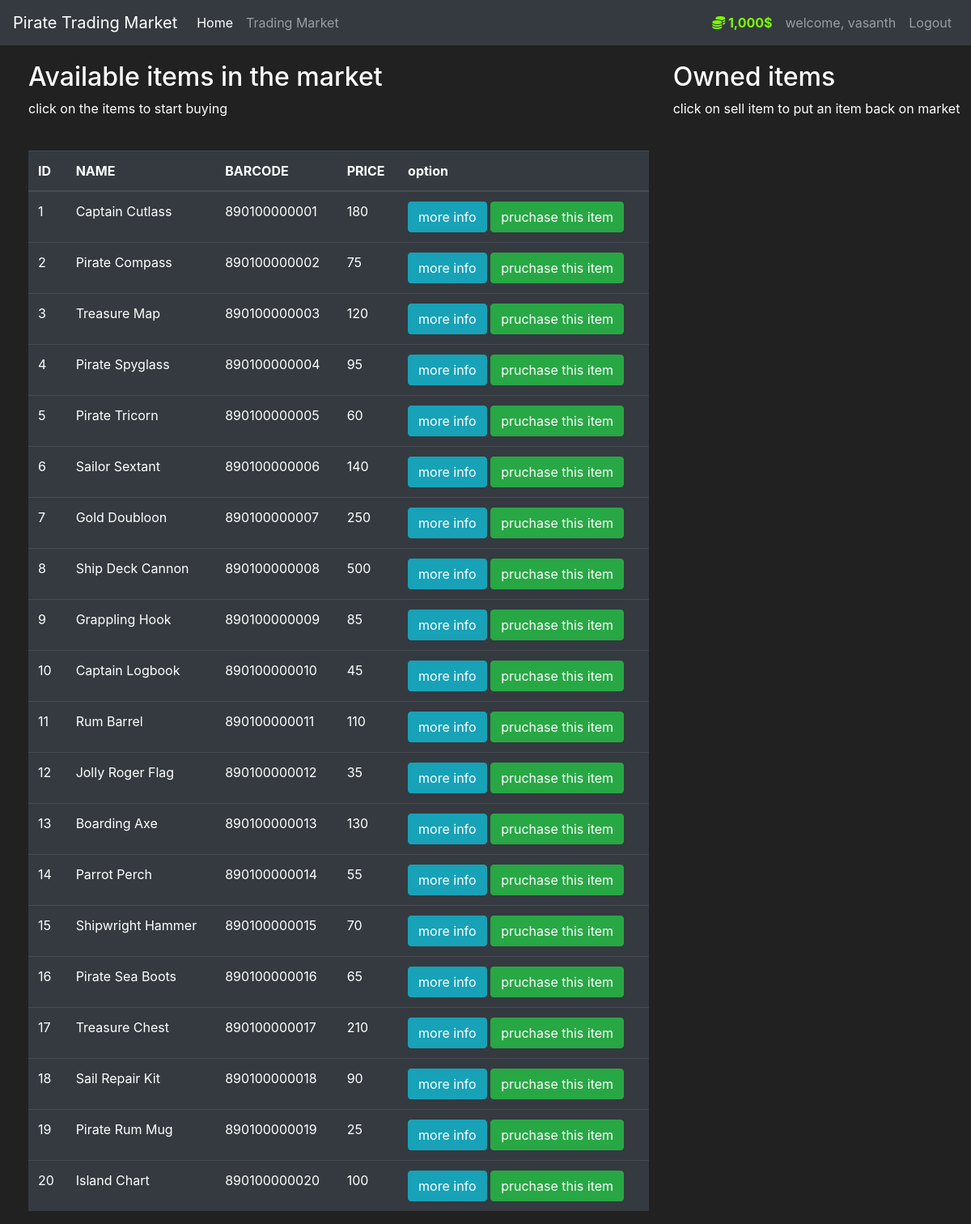
The app's page /market (signed in) with its own data.
### market/models.py (models this page shows, shortened)
class User(db.Model,UserMixin):
    id = db.Column(db.Integer, primary_key=True)
    username = db.Column(db.String(length=30), nullable=False, unique=True)
    email_address = db.Column(db.String(length=30), nullable=False, unique=True)
    password_hash = db.Column(db.String(length=6), nullable=False)
    budget = db.Column(db.Integer, nullable=False, default=1000)
    items = db.relationship('Item', backref='owned_user', lazy=True)
    @property
    def prettier_budget(self):
        if len(str(self.budget))>=4:
            return f'{str(self.budget)[:-3]},{str(self.budget)[-3:]}$'
        else:
            return f"{self.budget}$"
    @property
    def password(self):
        return self.password_hash

class Item(db.Model):
    id = db.Column(db.Integer, primary_key=True)
    name = db.Column(db.String(20), nullable=False, unique=True)
    price = db.Column(db.Integer, nullable=False)
    barcode = db.Column(db.String(12), nullable=False, unique=True)
    description = db.Column(db.String(200), nullable=False, unique=True)
    owner = db.Column(db.Integer, db.ForeignKey('user.id'))

### market/routes.py (the view, shortened to what this page needs)
@app.route('/market',methods=['GET','POST'] )
@login_required
def market_page():
    purchase_form = purchaseitemform()
    selling_form = sellitemform()
    if request.method == 'GET':
        items = Item.query.filter_by(owner=None)
        owned_items=Item.query.filter_by(owner=current_user.id)
        return render_template('market.html', items=items, purchase_form=purchase_form, selling_form=selling_form, owned_items=owned_items)

### market/models.py (called while the page is built)
@login_manager.user_loader
def load_user(user_id):
    return User.query.get(int((user_id)))

### market/templates/market.html (shortened to what this page needs)
{% extends 'base.html' %}
{% block content %}
<div class="row" style="margin-top:20px; margin-left:20px">
    <div class="col-8">
        <h2>Available items in the market</h2>
        <p>click on the  items to start buying</p>
        <br>
        <table class="table table-hover table-dark">
            <thead>
                <tr>
                    <th scope="col">ID</th>
                    <th scope="col">NAME</th>
                    <th scope="col">BARCODE</th>
                    <th scope="col">PRICE</th>
                    <th scope="col">option</th>
                </tr>
            </thead>
            <tbody>
                {% for item in items %}
                <tr>
                    <td>{{ item.id }}</td>
                    <td>{{ item.name }}</td>
                    <td>{{ item.barcode }}</td>
                    <td>{{ item.price }}</td>
                    <td>
                        <button class="btn btn-outline btn-info" data-toggle="modal" data-target="#Modal-MoreInfo-{{ item.id}}">more info</button>
                        <button class="btn btn-outline btn-success" data-toggle="modal" data-target="#Modal-purchaseconfirm-{{item.id}}">pruchase this item</button>
                    </td>
                </tr>
                {% endfor %}
            </tbody>
        </table>
    </div>
    <div class="col-4">
       <h2>Owned items</h2>
       <p>click on sell item to put an item back on market</p>
       <br>
    </div>
</div>
{% endblock %}

### market/templates/base.html (shortened to what this page needs)
<!doctype html>
<html lang="en">
   <head>
      <link rel="stylesheet" href="https://cdn.jsdelivr.net/npm/bootstrap@4.5.3/dist/css/bootstrap.min.css">
      <link rel="stylesheet" href="https://cdnjs.cloudflare.com/ajax/libs/font-awesome/5.15.4/css/all.min.css">
   </head>
   <body>
    <nav class="navbar navbar-expand-md navbar-dark bg-dark">
      <a class="navbar-brand" href="{{ url_for('home_page') }}">Pirate Trading Market</a>
      <div class="collapse navbar-collapse" id="navbarNav">
        <ul class="navbar-nav mr-auto">
            <li class="nav-item active">
                <a class="nav-link" href="{{ url_for('home_page') }}">Home <span class="sr-only">(current)</span></a>
            </li>
            <li class="nav-item">
                <a class="nav-link" href="{{ url_for('market_page') }}">Trading Market</a>
            </li>
        </ul>
        {% if current_user.is_authenticated %}
        <ul class="navbar-nav">
            <li class="nav-item">
                <a class="nav-link" style="color: lawngreen; font-weight: bold">
                    <i class="fas fa-coins"></i>
                    {{ current_user.prettier_budget }}
                </a>
            </li>
            <li class="nav-item">
                <a class="nav-link" >welcome, {{current_user.username}}</a>
            </li>
            <li class="nav-item">
                <a class="nav-link" href="{{ url_for('logout_page') }}">Logout</a>
            </li>
        </ul>
        {% endif %}
      </div>
    </nav>
      {% block content %}
      {% endblock %}
   </body>
</html>

### market/templates/base.html (style rules this page uses)
body { background-color: #212121; color: white }

### records on screen
User: prettier_budget "1,000$", username "vasanth"
Item: id "1", name "Captain Cutlass", barcode "890100000001", price "180"
Item: id "2", name "Pirate Compass", barcode "890100000002", price "75"
Item: id "3", name "Treasure Map", barcode "890100000003", price "120"
Item: id "4", name "Pirate Spyglass", barcode "890100000004", price "95"
Item: id "5", name "Pirate Tricorn", barcode "890100000005", price "60"
Item: id "6", name "Sailor Sextant", barcode "890100000006", price "140"
Item: id "7", name "Gold Doubloon", barcode "890100000007", price "250"
Item: id "8", name "Ship Deck Cannon", barcode "890100000008", price "500"
Item: id "9", name "Grappling Hook", barcode "890100000009", price "85"
Item: id "10", name "Captain Logbook", barcode "890100000010", price "45"
Item: id "11", name "Rum Barrel", barcode "890100000011", price "110"
Item: id "12", name "Jolly Roger Flag", barcode "890100000012", price "35"
Item: id "13", name "Boarding Axe", barcode "890100000013", price "130"
Item: id "14", name "Parrot Perch", barcode "890100000014", price "55"
Item: id "15", name "Shipwright Hammer", barcode "890100000015", price "70"
Item: id "16", name "Pirate Sea Boots", barcode "890100000016", price "65"
Item: id "17", name "Treasure Chest", barcode "890100000017", price "210"
Item: id "18", name "Sail Repair Kit", barcode "890100000018", price "90"
Item: id "19", name "Pirate Rum Mug", barcode "890100000019", price "25"
Item: id "20", name "Island Chart", barcode "890100000020", price "100"
